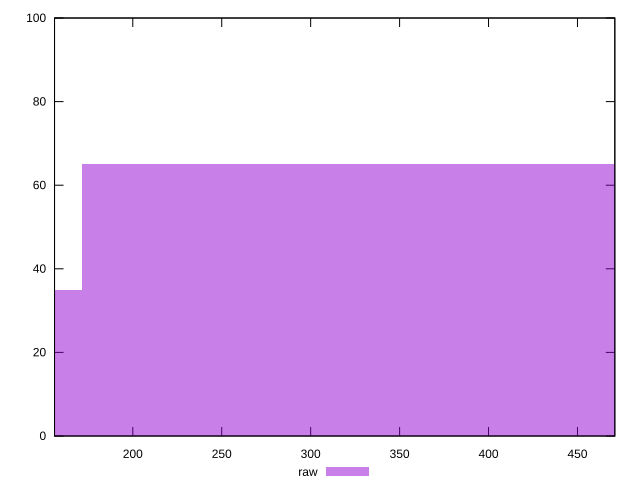

The gnuplot source for this figure:
reset

$raw <<EOF
0 35
342.9928836489665 65
EOF

set key outside below
set boxwidth 342.9928836489665
set xrange [156:471]
set yrange [0:100]
set trange [0:100]
set style fill transparent solid 0.5 noborder
set terminal svg size 640, 490 enhanced background rgb 'white'
set output "report_00008_2021-01-22T20:58:29.167/render-blocking-resources/samples/pages+cached+noexternal+noimg/raw/histogram.svg"

plot $raw title "raw" with boxes

reset
